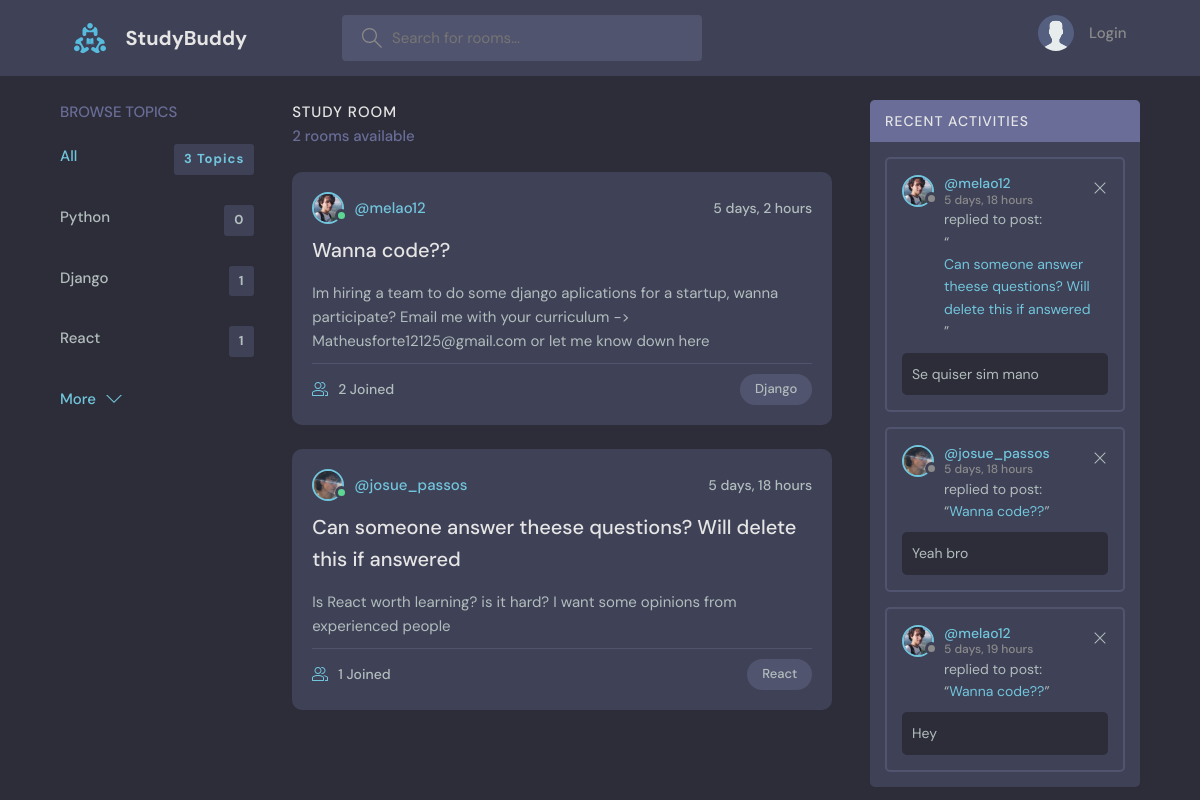
The page / on the database its author committed.
### base/models.py (models this page shows)
class Topic(models.Model):
    name = models.CharField(max_length=200)
    def __str__(self):
        return self.name

class Room(models.Model):
    host = models.ForeignKey(User, on_delete=models.SET_NULL, null=True)
    topic = models.ForeignKey(Topic, on_delete=models.SET_NULL, null=True)
    name = models.CharField(max_length=200)
    participants = models.ManyToManyField(User, related_name='participants', blank=True)
    description = models.TextField(null=True, blank=True)
    updated = models.DateTimeField(auto_now=True)
    created = models.DateTimeField(auto_now_add=True)
    class Meta:
        ordering = ['-updated', '-created']
    def __str__(self):
        return self.name

class User(AbstractUser):
    name = models.CharField(max_length=200, null=True)
    email = models.EmailField(null=True, unique=True)
    bio = models.TextField(null=True)
    avatar = models.ImageField(null=True, default="avatar.svg")
    USERNAME_FIELD = 'email'
    REQUIRED_FIELDS = ['username']

class Message(models.Model): # Mensagem que poderá ser escrita dentro de uma sala
    user = models.ForeignKey(User, on_delete=models.CASCADE)
    room = models.ForeignKey(Room, on_delete=models.CASCADE)
    body = models.TextField() # A mensagem em si
    updated = models.DateTimeField(auto_now=True)
    created = models.DateTimeField(auto_now_add=True)
    class Meta:
        ordering = ['-updated', '-created']
    def __str__(self):
        return self.body[0:50]

### base/views.py (the view)
# urls.py: path('', views.home, name='home'),
def home(request):
    q = request.GET.get('q', '')
    if q.startswith("@"):
        rooms = Room.objects.filter(host__username=q[1:])
    else:
        rooms = Room.objects.filter(
            Q(topic__name__icontains=q) |
            Q(name__icontains=q)
            )
    messages = Message.objects.filter(room__topic__name__icontains=q)[0:8]
    topics = Topic.objects.all()
    request.session['last_url'] = request.path # Fica de oio nisso, se tiver algo dando errado com redirecioamento, isso é o culpado
    context = {'rooms':rooms, 'topics': topics, 'room_count': rooms.count(), 'chat_messages': messages, 'selected_topic': q}
    return render(request, 'base/partial/home.html', context=context)

### base/templates/base/partial/home.html
{% extends '../global/main.html' %}
{% block content %}
<main class="layout layout--3">
  <div class="container">
    {% include "base/partial/topic_component.html" %}
    {% include "base/partial/feed_component.html" %}
    {% include "base/partial/activity_component.html" %}
  </div>
</main>
{% endblock %}

### base/templates/base/partial/topic_component.html
{% block content %}
<div class="topics">
    <div class="topics__header">
      <h2>Browse Topics</h2>
    </div>
    <ul class="topics__list">
      <li>
        {% if request.path == "/" %}
        <a href="{% url 'home' %}" class="active">All <span>{{topics.count}} Topics</span></a>
        {% else %}
        <a href="{% url 'profile' user.id %}" class="active">All <span>{{topics.items|length}} Topics</span></a>
        {% endif %}
      </li>
      {% if request.path == "/" %}
        {% for topic in topics %}
        <li>
          <a href="{% url 'home' %}?q={{topic.name}}">{{topic.name}}<span>{{topic.room_set.all.count}}</span></a>
        </li>
        {% endfor %}
      {% else %}
        {% for topic, topic_quant in topics.items %}
        <li>
          <a href="{% url 'profile' user.id %}?q={{topic}}">{{topic}}<span>{{topic_quant}}</span></a>
        </li>
        {% endfor %}
      {% endif %}
    </ul>
    <a class="btn btn--link" href="topics.html">
      More
      <svg version="1.1" xmlns="http://www.w3.org/2000/svg" width="32" height="32" viewBox="0 0 32 32">
        <title>chevron-down</title>
        <path d="M16 21l-13-13h-3l16 16 16-16h-3l-13 13z"></path>
      </svg>
    </a>
  </div>
{% endblock %}

### base/templates/base/partial/feed_component.html (shortened to what this page needs)
{% block content %}
<div class="roomList">
    {% if request.path == "/" %}
    <div class="roomList__header">
      <div>
        <h2>Study Room</h2>
        <p>{{room_count}} rooms available</p>
      </div>
    </div>
    {% endif %}
    {% for room in rooms %}
    <div class="roomListRoom">
      <div class="roomListRoom__header">
        <a href="{% url 'profile' room.host.id %}" class="roomListRoom__author">
          <div class="avatar avatar--small active">
            <img src="{{room.host.avatar.url}}" />
          </div>
          <span>@{{room.host.username}}</span>
        </a>
        <div class="roomListRoom__actions">
          <span>{{room.updated|timesince}}</span>
        </div>
      </div>
      <div class="roomListRoom__content">
        <a href="{% url 'room' room.id %}">{{room}}</a>
        <p>
          {{room.description}}
        </p>
      </div>
      <div class="roomListRoom__meta">
        <a class="roomListRoom__joined">
          {{room.participants.all.count}} Joined
        </a>
        <p class="roomListRoom__topic">{{room.topic}}</p>
      </div>
    </div>
    {% endfor %}
  </div>
{% endblock %}

### base/templates/base/partial/activity_component.html
{% block content %}
<div class="activities">
    <div class="activities__header">
      <h2>Recent Activities</h2>
    </div>
    {% for chat_message in chat_messages %}
    <div class="activities__box">
      <div class="activities__boxHeader roomListRoom__header">
        <a href="{% url 'profile' chat_message.user.id %}" class="roomListRoom__author">
          <div class="avatar avatar--small">
            <img src="{{chat_message.user.avatar.url}}" />
          </div>
          <p>
            @{{ chat_message.user.username }}
            <span>{{chat_message.updated|timesince}}</span>
          </p>
        </a>
        <div class="roomListRoom__actions">
          <a href="#">
            <svg version="1.1" xmlns="http://www.w3.org/2000/svg" width="32" height="32" viewBox="0 0 32 32">
              <title>remove</title>
              <path
                d="M27.314 6.019l-1.333-1.333-9.98 9.981-9.981-9.981-1.333 1.333 9.981 9.981-9.981 9.98 1.333 1.333 9.981-9.98 9.98 9.98 1.333-1.333-9.98-9.98 9.98-9.981z"
              ></path>
            </svg>
          </a>
        </div>
      </div>
      <div class="activities__boxContent">
        <p>replied to post: <br> “<a href="{% url 'room' chat_message.room.id %}">{{chat_message.room}}</a>”</p>
        <div class="activities__boxRoomContent">
          {{chat_message}}
        </div>
      </div>
    </div>
    {% endfor %}
  </div>
{% endblock %}

### rows shown on the page
Topic: name "Python", room_set.all.count "0"
Topic: name "Django", room_set.all.count "1"
Topic: name "React", room_set.all.count "1"
Room: host.avatar (picture), host.username "melao12", updated "5 days, 2 hours", name "Wanna code??", description "Im hiring a team to do some django aplications for a startup, wanna participate? Email me with your curriculum -> Matheusforte12125@gmail.com or let me know down here", participants.all.count "2", topic "Django"
Room: host.avatar (picture), host.username "josue_passos", updated "5 days, 18 hours", name "Can someone answer theese questions? Will delete this if answered", description "Is React worth learning? is it hard? I want some opinions from experienced people", participants.all.count "1", topic "React"
Message: user.avatar (picture), user.username "melao12", updated "5 days, 18 hours", room "Can someone answer theese questions? Will delete this if answered", body "Se quiser sim mano"
Message: user.avatar (picture), user.username "josue_passos", updated "5 days, 18 hours", room "Wanna code??", body "Yeah bro"
Message: user.avatar (picture), user.username "melao12", updated "5 days, 19 hours", room "Wanna code??", body "Hey"

### other values the page prints
{{ topics.count }} "3"
{{ room_count }} "2"
